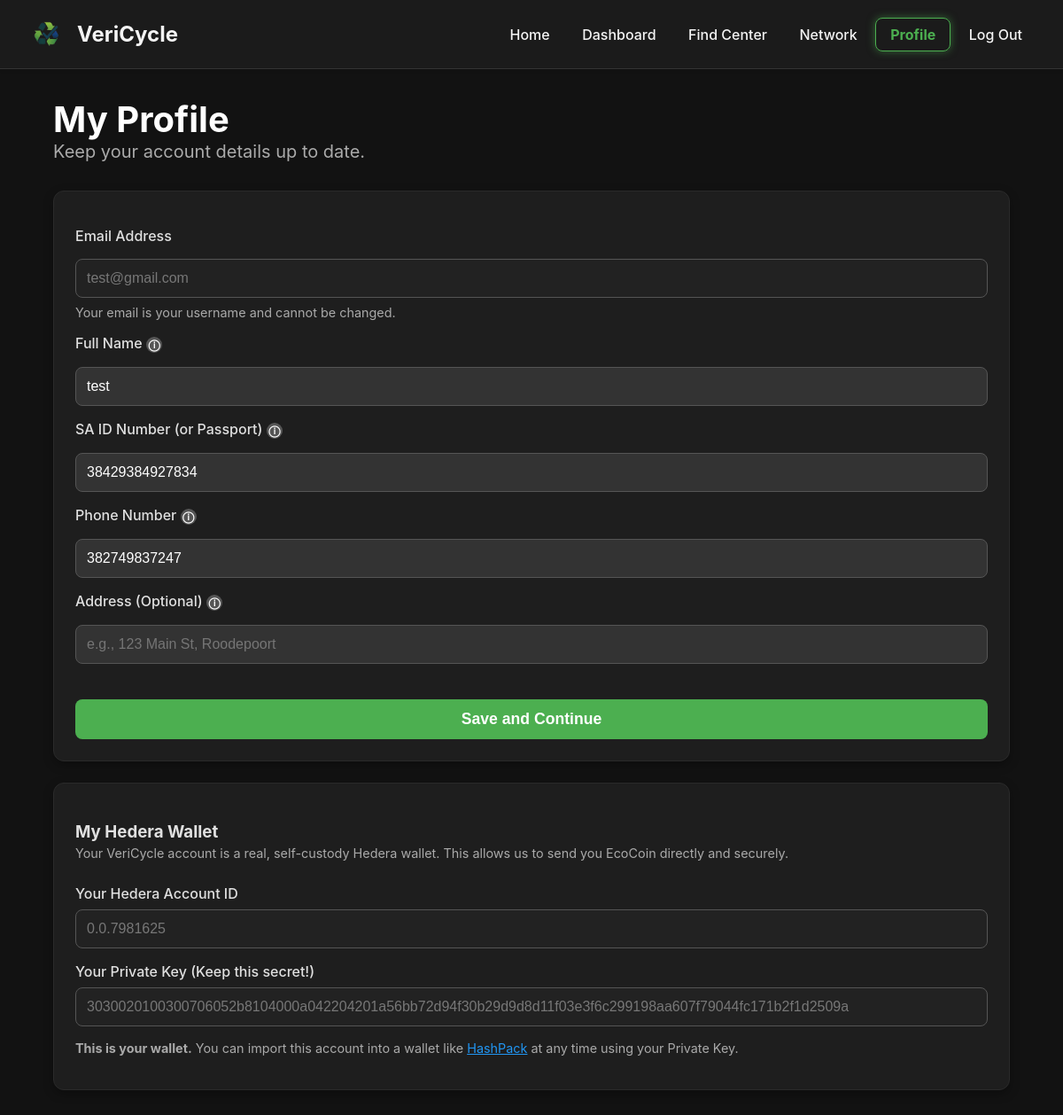
The app's page /profile (signed in), older data.
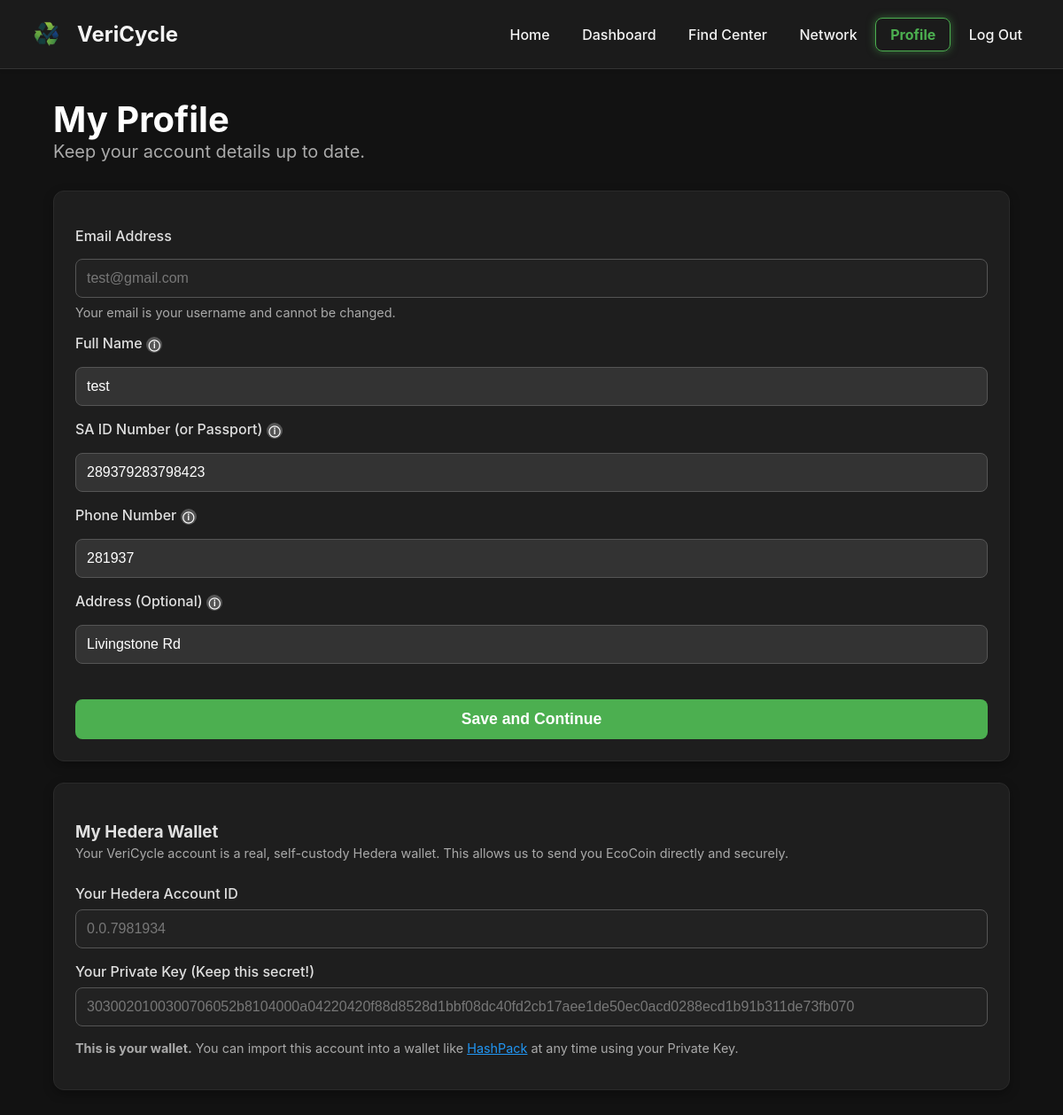
The same page, newer data.
### models.py (models this page shows)
class User(db.Model, UserMixin):
    id = db.Column(db.Integer, primary_key=True)
    email = db.Column(db.String(120), unique=True, nullable=False)
    password_hash = db.Column(db.String(60), nullable=False)
    hedera_account_id = db.Column(db.String(100), nullable=True)
    hedera_private_key = db.Column(db.String(255), nullable=True)
    full_name = db.Column(db.String(100), nullable=True)
    phone_number = db.Column(db.String(20), nullable=True)
    address = db.Column(db.String(200), nullable=True)
    id_number = db.Column(db.String(30), nullable=True)
    role = db.Column(db.String(20), nullable=False, default='collector')

### app.py (the view, shortened to what this page needs)
@app.route('/profile', methods=['GET', 'POST'])
@login_required
def profile():
    return render_template('profile.html', active_page='profile')

### app.py (called while the page is built)
@login_manager.user_loader
def load_user(user_id):
    return db.session.get(User, int(user_id))

### templates/profile.html (shortened to what this page needs)
<!DOCTYPE html>
<html lang="en">
<head>
    <link rel="stylesheet" href="{{ url_for('static', filename='style.css') }}">
</head>
<body class="dark-theme">
    {% include '_navbar.html' %}
    <main class="container app-dashboard" style="overflow:visible;">
        <div class="dashboard-header">
            <h2>My Profile</h2>
            <p>Keep your account details up to date.</p>
        </div>
        <div class="card">
            <form action="{{ url_for('profile') }}" method="POST" class="verify-form">
                <div class="form-group">
                    <label for="email">Email Address</label>
                    <input type="email" id="email" name="email" value="{{ current_user.email }}" disabled>
                    <small class="form-note">Your email is your username and cannot be changed.</small>
                </div>
                <div class="form-group">
                    <label for="full_name">
                        Full Name
                        <span class="tooltip" data-tooltip="This must match the name on your ID for verification.">ⓘ</span>
                    </label>
                    <input type="text" id="full_name" name="full_name" value="{{ current_user.full_name or '' }}" placeholder="As it appears on your ID" required>
                </div>
                <div class="form-group">
                    <label for="id_number">
                        SA ID Number (or Passport)
                        <span class="tooltip" data-tooltip="Required for identity verification and to generate official income reports.">ⓘ</span>
                    </label>
                    <input type="text" id="id_number" name="id_number" value="{{ current_user.id_number or '' }}" placeholder="Your 13-digit ID Number" required>
                </div>
                <div class="form-group">
                    <label for="phone_number">
                        Phone Number
                        <span class="tooltip" data-tooltip="Required to contact you about your account or rewards.">ⓘ</span>
                    </label>
                    <input type="text" id="phone_number" name="phone_number" value="{{ current_user.phone_number or '' }}" placeholder="e.g., 081 123 4567" required>
                </div>
                <div class="form-group">
                    <label for="address">
                        Address (Optional)
                        <span class="tooltip" data-tooltip="Providing an address helps us identify recycling needs in your neighborhood.">ⓘ</span>
                    </label>
                    <input type="text" id="address" name="address" value="{{ current_user.address or '' }}" placeholder="e.g., 123 Main St, Roodepoort">
                </div>
            <button type="submit" class="btn-primary-large btn-form">Save and Continue</button>
        </form>
    </div>
    <div class="card">
        <h3>My Hedera Wallet</h3>
        <p class="form-note" style="margin-top: -1rem; margin-bottom: 1.5rem; line-height: 1.5;">
            Your VeriCycle account is a real, self-custody Hedera wallet. This allows us to send you EcoCoin directly and securely.
        </p>
        <div class="form-group">
            <label>Your Hedera Account ID</label>
            <input type="text" value="{{ current_user.hedera_account_id or 'N/A (Center Account)' }}" readonly disabled>
        </div>
        <div class="form-group">
            <label>Your Private Key (Keep this secret!)</label>
            <input type="text" value="{{ current_user.hedera_private_key or 'N/A (Center Account)' }}" readonly disabled>
        </div>
        <p class="form-note">
            <strong>This is your wallet.</strong> You can import this account into a wallet like <a href="https://www.hashpack.app/" target="_blank" style="color: #2196F3;">HashPack</a> at any time using your Private Key.
        </p>
    </div>
    </main>
</body>
</html>

### templates/_navbar.html (shortened to what this page needs)
<header class="navbar">
    <div class="container">
        <a href="{{ url_for('home') }}" class="logo-link">
            <img src="{{ url_for('static', filename='logo.png') }}" alt="VeriCycle Logo" class="logo">
            <span>VeriCycle</span>
        </a>
        <nav>
            {% if current_user.is_authenticated %}
                <a href="{{ url_for('home') }}" class="nav-button {% if active_page == 'home' %}active{% endif %}">Home</a>
                {% if current_user.role == 'center' %}
                    <a href="{{ url_for('center_dashboard') }}" class="nav-button {% if active_page == 'dashboard' %}active{% endif %}">Dashboard</a>
                {% else %}
                    <a href="{{ url_for('collector_dashboard') }}" class="nav-button {% if active_page == 'dashboard' %}active{% endif %}">Dashboard</a>
                {% endif %}
                {% if current_user.role == 'collector' %}
                    <a href="{{ url_for('search') }}" class="nav-button {% if active_page == 'search' %}active{% endif %}">Find Center</a>
                    <a href="{{ url_for('network') }}" class="nav-button {% if active_page == 'network' %}active{% endif %}">Network</a>
                {% endif %}
                <a href="{{ url_for('profile') }}" class="nav-button {% if active_page == 'profile' %}active{% endif %}">Profile</a>
                <a href="{{ url_for('logout') }}" class="nav-button">Log Out</a>
            {% endif %}
        </nav>
    </div>
</header>

Row changes from the older to the newer data that the page shows:
changed User "test@gmail.com": id_number "38429384927834" → "289379283798423"; phone_number "382749837247" → "281937"; address (not shown) → "Livingstone Rd"; hedera_account "0.0.7981625" → "0.0.7981934"; hedera_private_key "3030020100300706052b8104000a042204201a56bb72d94f30b29d9d8d11f03e3f6c299198aa607f79044fc171b2f1d2509a" → "3030020100300706052b8104000a04220420f88d8528d1bbf08dc40fd2cb17aee1de50ec0acd0288ecd1b91b311de73fb070"
